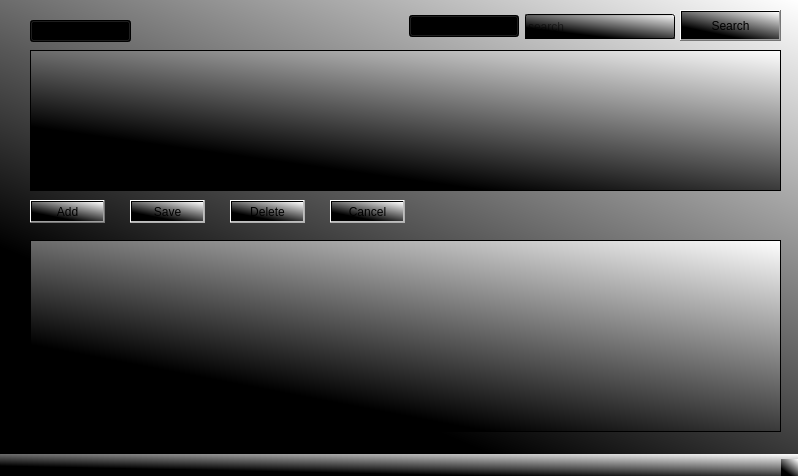
<?xml version="1.0" encoding="UTF-8"?>
<ui version="4.0">
 <class>Gui</class>
 <widget class="QMainWindow" name="Gui">
  <property name="geometry">
   <rect>
    <x>0</x>
    <y>0</y>
    <width>798</width>
    <height>476</height>
   </rect>
  </property>
  <property name="windowTitle">
   <string>MainWindow</string>
  </property>
  <property name="styleSheet">
   <string notr="true">background-color: qlineargradient(spread:pad, x1:0.383759, y1:0.83, x2:1, y2:0, stop:0 rgba(0, 0, 0, 255), stop:1 rgba(255, 255, 255, 255));</string>
  </property>
  <widget class="QWidget" name="centralwidget">
   <widget class="QTableView" name="tableView">
    <property name="geometry">
     <rect>
      <x>30</x>
      <y>50</y>
      <width>751</width>
      <height>141</height>
     </rect>
    </property>
    <property name="styleSheet">
     <string notr="true">background-color: qconicalgradient(cx:1, cy:0.0340909, angle:0, stop:0 rgba(35, 40, 3, 255), stop:0.16 rgba(136, 106, 22, 255), stop:0.225 rgba(166, 140, 41, 255), stop:0.285 rgba(204, 181, 74, 255), stop:0.345 rgba(235, 219, 102, 255), stop:0.415 rgba(245, 236, 112, 255), stop:0.52 rgba(209, 190, 76, 255), stop:0.57 rgba(187, 156, 51, 255), stop:0.635 rgba(168, 142, 42, 255), stop:0.695 rgba(202, 174, 68, 255), stop:0.75 rgba(218, 202, 86, 255), stop:0.815 rgba(208, 187, 73, 255), stop:0.88 rgba(187, 156, 51, 255), stop:0.935 rgba(137, 108, 26, 255), stop:1 rgba(35, 40, 3, 255));
border-top-color: qconicalgradient(cx:1, cy:0.0340909, angle:0, stop:0 rgba(35, 40, 3, 255), stop:0.16 rgba(136, 106, 22, 255), stop:0.225 rgba(166, 140, 41, 255), stop:0.285 rgba(204, 181, 74, 255), stop:0.345 rgba(235, 219, 102, 255), stop:0.415 rgba(245, 236, 112, 255), stop:0.52 rgba(209, 190, 76, 255), stop:0.57 rgba(187, 156, 51, 255), stop:0.635 rgba(168, 142, 42, 255), stop:0.695 rgba(202, 174, 68, 255), stop:0.75 rgba(218, 202, 86, 255), stop:0.815 rgba(208, 187, 73, 255), stop:0.88 rgba(187, 156, 51, 255), stop:0.935 rgba(137, 108, 26, 255), stop:1 rgba(35, 40, 3, 255));
alternate-background-color: qconicalgradient(cx:1, cy:0.0340909, angle:0, stop:0 rgba(35, 40, 3, 255), stop:0.16 rgba(136, 106, 22, 255), stop:0.225 rgba(166, 140, 41, 255), stop:0.285 rgba(204, 181, 74, 255), stop:0.345 rgba(235, 219, 102, 255), stop:0.415 rgba(245, 236, 112, 255), stop:0.52 rgba(209, 190, 76, 255), stop:0.57 rgba(187, 156, 51, 255), stop:0.635 rgba(168, 142, 42, 255), stop:0.695 rgba(202, 174, 68, 255), stop:0.75 rgba(218, 202, 86, 255), stop:0.815 rgba(208, 187, 73, 255), stop:0.88 rgba(187, 156, 51, 255), stop:0.935 rgba(137, 108, 26, 255), stop:1 rgba(35, 40, 3, 255));
QHeaderView::section
{
spacing: 10px;
background-color:lightblue;
color: white;
border: 1px solid red;
margin: 1px;
text-align: right;
font-family: arial;
font-size:12px;
}</string>
    </property>
    <property name="editTriggers">
     <set>QAbstractItemView::NoEditTriggers</set>
    </property>
    <property name="sortingEnabled">
     <bool>true</bool>
    </property>
    <attribute name="horizontalHeaderHighlightSections">
     <bool>false</bool>
    </attribute>
    <attribute name="verticalHeaderHighlightSections">
     <bool>false</bool>
    </attribute>
   </widget>
   <widget class="QPushButton" name="addEditButton">
    <property name="geometry">
     <rect>
      <x>30</x>
      <y>200</y>
      <width>75</width>
      <height>23</height>
     </rect>
    </property>
    <property name="styleSheet">
     <string notr="true">background-color: qconicalgradient(cx:1, cy:0, angle:0, stop:0 rgba(35, 40, 3, 255), stop:0.16 rgba(136, 106, 22, 255), stop:0.225 rgba(166, 140, 41, 255), stop:0.285 rgba(204, 181, 74, 255), stop:0.345 rgba(235, 219, 102, 255), stop:0.415 rgba(245, 236, 112, 255), stop:0.52 rgba(209, 190, 76, 255), stop:0.57 rgba(187, 156, 51, 255), stop:0.635 rgba(168, 142, 42, 255), stop:0.695 rgba(202, 174, 68, 255), stop:0.75 rgba(218, 202, 86, 255), stop:0.815 rgba(208, 187, 73, 255), stop:0.88 rgba(187, 156, 51, 255), stop:0.935 rgba(137, 108, 26, 255), stop:1 rgba(35, 40, 3, 255));
color: rgb(0, 0, 0);</string>
    </property>
    <property name="text">
     <string>Add</string>
    </property>
   </widget>
   <widget class="QPushButton" name="saveButton">
    <property name="enabled">
     <bool>false</bool>
    </property>
    <property name="geometry">
     <rect>
      <x>130</x>
      <y>200</y>
      <width>75</width>
      <height>23</height>
     </rect>
    </property>
    <property name="styleSheet">
     <string notr="true">background-color: qconicalgradient(cx:1, cy:0, angle:0, stop:0 rgba(35, 40, 3, 255), stop:0.16 rgba(136, 106, 22, 255), stop:0.225 rgba(166, 140, 41, 255), stop:0.285 rgba(204, 181, 74, 255), stop:0.345 rgba(235, 219, 102, 255), stop:0.415 rgba(245, 236, 112, 255), stop:0.52 rgba(209, 190, 76, 255), stop:0.57 rgba(187, 156, 51, 255), stop:0.635 rgba(168, 142, 42, 255), stop:0.695 rgba(202, 174, 68, 255), stop:0.75 rgba(218, 202, 86, 255), stop:0.815 rgba(208, 187, 73, 255), stop:0.88 rgba(187, 156, 51, 255), stop:0.935 rgba(137, 108, 26, 255), stop:1 rgba(35, 40, 3, 255));
color: rgb(0, 0, 0);</string>
    </property>
    <property name="text">
     <string>Save</string>
    </property>
   </widget>
   <widget class="QPushButton" name="deleteButton">
    <property name="enabled">
     <bool>false</bool>
    </property>
    <property name="geometry">
     <rect>
      <x>230</x>
      <y>200</y>
      <width>75</width>
      <height>23</height>
     </rect>
    </property>
    <property name="styleSheet">
     <string notr="true">background-color: qconicalgradient(cx:1, cy:0, angle:0, stop:0 rgba(35, 40, 3, 255), stop:0.16 rgba(136, 106, 22, 255), stop:0.225 rgba(166, 140, 41, 255), stop:0.285 rgba(204, 181, 74, 255), stop:0.345 rgba(235, 219, 102, 255), stop:0.415 rgba(245, 236, 112, 255), stop:0.52 rgba(209, 190, 76, 255), stop:0.57 rgba(187, 156, 51, 255), stop:0.635 rgba(168, 142, 42, 255), stop:0.695 rgba(202, 174, 68, 255), stop:0.75 rgba(218, 202, 86, 255), stop:0.815 rgba(208, 187, 73, 255), stop:0.88 rgba(187, 156, 51, 255), stop:0.935 rgba(137, 108, 26, 255), stop:1 rgba(35, 40, 3, 255));
color: rgb(0, 0, 0);</string>
    </property>
    <property name="text">
     <string>Delete</string>
    </property>
   </widget>
   <widget class="QPushButton" name="revertButton">
    <property name="enabled">
     <bool>false</bool>
    </property>
    <property name="geometry">
     <rect>
      <x>330</x>
      <y>200</y>
      <width>75</width>
      <height>23</height>
     </rect>
    </property>
    <property name="styleSheet">
     <string notr="true">background-color: qconicalgradient(cx:1, cy:0, angle:0, stop:0 rgba(35, 40, 3, 255), stop:0.16 rgba(136, 106, 22, 255), stop:0.225 rgba(166, 140, 41, 255), stop:0.285 rgba(204, 181, 74, 255), stop:0.345 rgba(235, 219, 102, 255), stop:0.415 rgba(245, 236, 112, 255), stop:0.52 rgba(209, 190, 76, 255), stop:0.57 rgba(187, 156, 51, 255), stop:0.635 rgba(168, 142, 42, 255), stop:0.695 rgba(202, 174, 68, 255), stop:0.75 rgba(218, 202, 86, 255), stop:0.815 rgba(208, 187, 73, 255), stop:0.88 rgba(187, 156, 51, 255), stop:0.935 rgba(137, 108, 26, 255), stop:1 rgba(35, 40, 3, 255));
color: rgb(0, 0, 0);</string>
    </property>
    <property name="text">
     <string>Cancel</string>
    </property>
   </widget>
   <widget class="QComboBox" name="comboBox">
    <property name="geometry">
     <rect>
      <x>30</x>
      <y>20</y>
      <width>101</width>
      <height>22</height>
     </rect>
    </property>
    <property name="styleSheet">
     <string notr="true">background-color: qconicalgradient(cx:1, cy:0, angle:0, stop:0 rgba(35, 40, 3, 255), stop:0.16 rgba(136, 106, 22, 255), stop:0.225 rgba(166, 140, 41, 255), stop:0.285 rgba(204, 181, 74, 255), stop:0.345 rgba(235, 219, 102, 255), stop:0.415 rgba(245, 236, 112, 255), stop:0.52 rgba(209, 190, 76, 255), stop:0.57 rgba(187, 156, 51, 255), stop:0.635 rgba(168, 142, 42, 255), stop:0.695 rgba(202, 174, 68, 255), stop:0.75 rgba(218, 202, 86, 255), stop:0.815 rgba(208, 187, 73, 255), stop:0.88 rgba(187, 156, 51, 255), stop:0.935 rgba(137, 108, 26, 255), stop:1 rgba(35, 40, 3, 255));
color: rgb(0, 0, 0);</string>
    </property>
    <item>
     <property name="text">
      <string>Person</string>
     </property>
    </item>
    <item>
     <property name="text">
      <string>Computer</string>
     </property>
    </item>
   </widget>
   <widget class="QPushButton" name="searchButton">
    <property name="geometry">
     <rect>
      <x>680</x>
      <y>10</y>
      <width>101</width>
      <height>31</height>
     </rect>
    </property>
    <property name="styleSheet">
     <string notr="true">color: rgb(0, 0, 0);
background-color: qconicalgradient(cx:1, cy:0, angle:0, stop:0 rgba(35, 40, 3, 255), stop:0.16 rgba(136, 106, 22, 255), stop:0.225 rgba(166, 140, 41, 255), stop:0.285 rgba(204, 181, 74, 255), stop:0.345 rgba(235, 219, 102, 255), stop:0.415 rgba(245, 236, 112, 255), stop:0.52 rgba(209, 190, 76, 255), stop:0.57 rgba(187, 156, 51, 255), stop:0.635 rgba(168, 142, 42, 255), stop:0.695 rgba(202, 174, 68, 255), stop:0.75 rgba(218, 202, 86, 255), stop:0.815 rgba(208, 187, 73, 255), stop:0.88 rgba(187, 156, 51, 255), stop:0.935 rgba(137, 108, 26, 255), stop:1 rgba(35, 40, 3, 255));</string>
    </property>
    <property name="text">
     <string>Search</string>
    </property>
   </widget>
   <widget class="QLineEdit" name="quickSearchInput">
    <property name="geometry">
     <rect>
      <x>525</x>
      <y>14</y>
      <width>150</width>
      <height>25</height>
     </rect>
    </property>
    <property name="styleSheet">
     <string notr="true">background-color: qconicalgradient(cx:1, cy:0, angle:0, stop:0 rgba(35, 40, 3, 255), stop:0.16 rgba(136, 106, 22, 255), stop:0.225 rgba(166, 140, 41, 255), stop:0.285 rgba(204, 181, 74, 255), stop:0.345 rgba(235, 219, 102, 255), stop:0.415 rgba(245, 236, 112, 255), stop:0.52 rgba(209, 190, 76, 255), stop:0.57 rgba(187, 156, 51, 255), stop:0.635 rgba(168, 142, 42, 255), stop:0.695 rgba(202, 174, 68, 255), stop:0.75 rgba(218, 202, 86, 255), stop:0.815 rgba(208, 187, 73, 255), stop:0.88 rgba(187, 156, 51, 255), stop:0.935 rgba(137, 108, 26, 255), stop:1 rgba(35, 40, 3, 255));
color: rgb(0, 0, 0);
</string>
    </property>
    <property name="placeholderText">
     <string>search</string>
    </property>
   </widget>
   <widget class="QTableView" name="tableView_2">
    <property name="geometry">
     <rect>
      <x>30</x>
      <y>240</y>
      <width>751</width>
      <height>192</height>
     </rect>
    </property>
    <property name="styleSheet">
     <string notr="true">color: black;
background-color: qconicalgradient(cx:1, cy:0, angle:0, stop:0 rgba(35, 40, 3, 255), stop:0.16 rgba(136, 106, 22, 255), stop:0.225 rgba(166, 140, 41, 255), stop:0.285 rgba(204, 181, 74, 255), stop:0.345 rgba(235, 219, 102, 255), stop:0.415 rgba(245, 236, 112, 255), stop:0.52 rgba(209, 190, 76, 255), stop:0.57 rgba(187, 156, 51, 255), stop:0.635 rgba(168, 142, 42, 255), stop:0.695 rgba(202, 174, 68, 255), stop:0.75 rgba(218, 202, 86, 255), stop:0.815 rgba(208, 187, 73, 255), stop:0.88 rgba(187, 156, 51, 255), stop:0.935 rgba(137, 108, 26, 255), stop:1 rgba(35, 40, 3, 255));</string>
    </property>
   </widget>
   <widget class="QComboBox" name="searchComboBox">
    <property name="geometry">
     <rect>
      <x>409</x>
      <y>15</y>
      <width>110</width>
      <height>22</height>
     </rect>
    </property>
    <property name="styleSheet">
     <string notr="true">background-color: qconicalgradient(cx:1, cy:0.0340909, angle:0, stop:0 rgba(35, 40, 3, 255), stop:0.16 rgba(136, 106, 22, 255), stop:0.225 rgba(166, 140, 41, 255), stop:0.285 rgba(204, 181, 74, 255), stop:0.345 rgba(235, 219, 102, 255), stop:0.415 rgba(245, 236, 112, 255), stop:0.52 rgba(209, 190, 76, 255), stop:0.57 rgba(187, 156, 51, 255), stop:0.635 rgba(168, 142, 42, 255), stop:0.695 rgba(202, 174, 68, 255), stop:0.75 rgba(218, 202, 86, 255), stop:0.815 rgba(208, 187, 73, 255), stop:0.88 rgba(187, 156, 51, 255), stop:0.935 rgba(137, 108, 26, 255), stop:1 rgba(35, 40, 3, 255));
color: rgb(0, 0, 0);
</string>
    </property>
   </widget>
   <zorder>searchComboBox</zorder>
   <zorder>addEditButton</zorder>
   <zorder>saveButton</zorder>
   <zorder>deleteButton</zorder>
   <zorder>revertButton</zorder>
   <zorder>comboBox</zorder>
   <zorder>searchButton</zorder>
   <zorder>quickSearchInput</zorder>
   <zorder>tableView_2</zorder>
   <zorder>tableView</zorder>
  </widget>
  <widget class="QMenuBar" name="menubar">
   <property name="geometry">
    <rect>
     <x>0</x>
     <y>0</y>
     <width>798</width>
     <height>21</height>
    </rect>
   </property>
  </widget>
  <widget class="QStatusBar" name="statusbar"/>
 </widget>
 <resources/>
 <connections/>
</ui>
